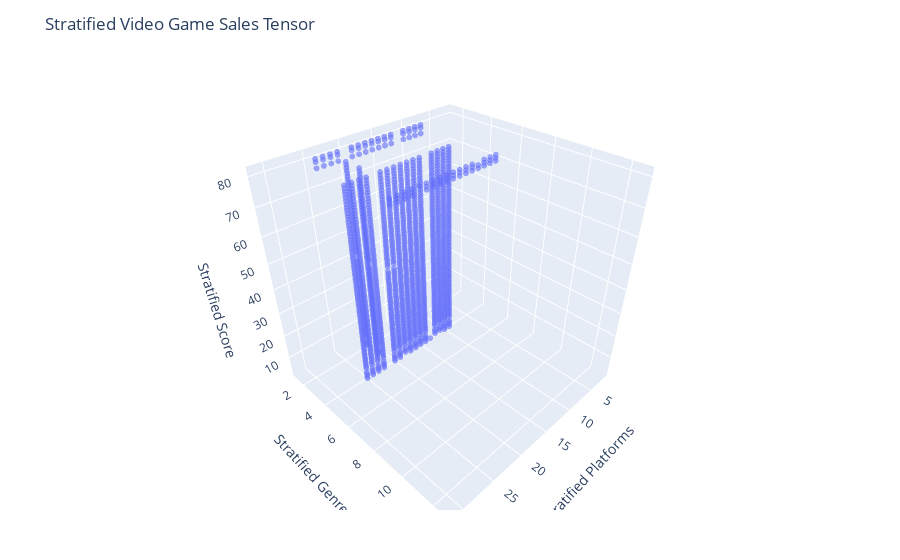

The cell this chart's notebook holds for it:
### Code cell
plotTensor(u.tensor,0.01; 
          xlabel="Stratified Platforms", 
          ylabel="Stratified Genre", 
          zlabel="Stratified Score", 
          title="Stratified Video Game Sales Tensor")

### Figure 1 — Plotly figure (JSON) as saved in the notebook; plotly's stock layout.template omitted (floating-point values rounded to 4 significant figures; data arrays with more than 128 entries replaced by an {"elided": "..."} marker saying what was removed)
{"data": [{"marker": {"opacity": 0.6, "size": 2}, "mode": "markers", "type": "scatter3d", "x": {"elided": "1394 int values"}, "y": {"elided": "1394 int values"}, "z": {"elided": "1394 int values"}}], "layout": {"margin": {"b": 50, "l": 50, "r": 50, "t": 60}, "scene": {"aspectmode": "cube", "xaxis": {"range": [1, 32], "title": "Stratified Platforms"}, "yaxis": {"range": [1, 13], "title": "Stratified Genre"}, "zaxis": {"range": [1, 83], "title": "Stratified Score"}}, "title": "Stratified Video Game Sales Tensor"}}
